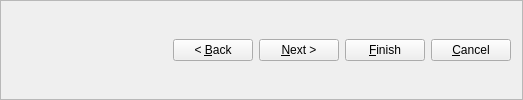
    <widget class="QFrame" name="frame" >
     <property name="sizePolicy" >
      <sizepolicy vsizetype="Fixed" hsizetype="MinimumExpanding" >
       <horstretch>1</horstretch>
       <verstretch>0</verstretch>
      </sizepolicy>
     </property>
     <property name="minimumSize" >
      <size>
       <width>400</width>
       <height>50</height>
      </size>
     </property>
     <property name="frameShape" >
      <enum>QFrame::StyledPanel</enum>
     </property>
     <property name="frameShadow" >
      <enum>QFrame::Raised</enum>
     </property>
     <layout class="QHBoxLayout" >
      <item>
       <spacer>
        <property name="orientation" >
         <enum>Qt::Horizontal</enum>
        </property>
        <property name="sizeHint" stdset="0" >
         <size>
          <width>161</width>
          <height>37</height>
         </size>
        </property>
       </spacer>
      </item>
      <item>
       <widget class="QPushButton" name="backButton" >
        <property name="text" >
         <string>&lt; &amp;Back</string>
        </property>
       </widget>
      </item>
      <item>
       <widget class="QPushButton" name="nextButton" >
        <property name="text" >
         <string>&amp;Next ></string>
        </property>
        <property name="flat" >
         <bool>false</bool>
        </property>
       </widget>
      </item>
      <item>
       <widget class="QPushButton" name="finishButton" >
        <property name="text" >
         <string>&amp;Finish</string>
        </property>
        <property name="flat" >
         <bool>false</bool>
        </property>
       </widget>
      </item>
      <item>
       <widget class="QPushButton" name="cancelButton" >
        <property name="text" >
         <string>&amp;Cancel</string>
        </property>
       </widget>
      </item>
     </layout>
    </widget>
